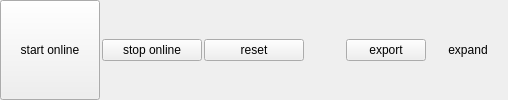
     <widget class="QWidget" name="controlBarSmall" native="true">
      <layout class="QHBoxLayout" name="horizontalLayout_4">
       <property name="spacing">
        <number>2</number>
       </property>
       <property name="leftMargin">
        <number>0</number>
       </property>
       <property name="topMargin">
        <number>0</number>
       </property>
       <property name="rightMargin">
        <number>0</number>
       </property>
       <property name="bottomMargin">
        <number>0</number>
       </property>
       <item>
        <widget class="QPushButton" name="startButton2">
         <property name="sizePolicy">
          <sizepolicy hsizetype="Minimum" vsizetype="Minimum">
           <horstretch>0</horstretch>
           <verstretch>0</verstretch>
          </sizepolicy>
         </property>
         <property name="minimumSize">
          <size>
           <width>100</width>
           <height>0</height>
          </size>
         </property>
         <property name="toolTip">
          <string>start online mode</string>
         </property>
         <property name="text">
          <string>start online</string>
         </property>
        </widget>
       </item>
       <item>
        <widget class="QPushButton" name="stopButton2">
         <property name="minimumSize">
          <size>
           <width>100</width>
           <height>0</height>
          </size>
         </property>
         <property name="toolTip">
          <string>stop online mode</string>
         </property>
         <property name="text">
          <string>stop online</string>
         </property>
        </widget>
       </item>
       <item>
        <widget class="QPushButton" name="resetRangeButton2">
         <property name="minimumSize">
          <size>
           <width>100</width>
           <height>0</height>
          </size>
         </property>
         <property name="toolTip">
          <string>reset time range</string>
         </property>
         <property name="text">
          <string>reset</string>
         </property>
        </widget>
       </item>
       <item>
        <spacer name="horizontalSpacer_7">
         <property name="orientation">
          <enum>Qt::Horizontal</enum>
         </property>
         <property name="sizeHint" stdset="0">
          <size>
           <width>40</width>
           <height>20</height>
          </size>
         </property>
        </spacer>
       </item>
       <item>
        <widget class="QPushButton" name="exportButton2">
         <property name="toolTip">
          <string>export scene or data to file (PNG, SVG, PDF, HDF5)</string>
         </property>
         <property name="text">
          <string>export</string>
         </property>
        </widget>
       </item>
       <item>
        <widget class="QPushButton" name="controlExpandButton">
         <property name="sizePolicy">
          <sizepolicy hsizetype="Minimum" vsizetype="Minimum">
           <horstretch>0</horstretch>
           <verstretch>0</verstretch>
          </sizepolicy>
         </property>
         <property name="minimumSize">
          <size>
           <width>10</width>
           <height>0</height>
          </size>
         </property>
         <property name="toolTip">
          <string>expand control bar</string>
         </property>
         <property name="text">
          <string>expand</string>
         </property>
         <property name="checkable">
          <bool>false</bool>
         </property>
         <property name="flat">
          <bool>true</bool>
         </property>
        </widget>
       </item>
      </layout>
     </widget>
